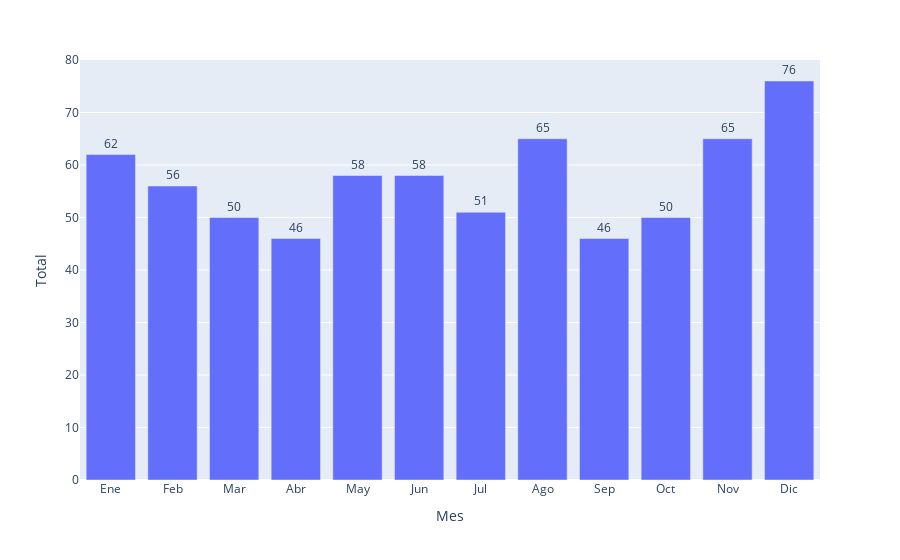

Source (notebook cell):
### Markdown cell above
Ocurren más accidentes entre las horas 5-7

### Code cell
df_homicidios_mes = df_homicidios[['ID', 'MM']].groupby('MM').count()
df_homicidios_mes = df_homicidios_mes.reset_index()
df_homicidios_mes.columns = ['Mes', 'Total']
fig = px.bar(df_homicidios_mes, x='Mes', y='Total')


meses = ['Ene', 'Feb', 'Mar', 'Abr', 'May', 'Jun', 'Jul', 'Ago', 'Sep', 'Oct', 'Nov', 'Dic']
fig.update_xaxes(tickvals=list(range(1, 13)), ticktext=meses)

fig.update_traces(text=df_homicidios_mes['Total'], textposition='outside')
fig.show()

### Figure 1 — Plotly figure (JSON) as saved in the notebook; plotly's stock layout.template omitted (floating-point values rounded to 4 significant figures)
{"data": [{"alignmentgroup": "True", "hovertemplate": "Mes=%{x}<br>Total=%{y}<extra></extra>", "legendgroup": "", "marker": {"color": "#636efa", "pattern": {"shape": ""}}, "name": "", "offsetgroup": "", "orientation": "v", "showlegend": false, "text": [62, 56, 50, 46, 58, 58, 51, 65, 46, 50, 65, 76], "textposition": "outside", "type": "bar", "x": [1, 2, 3, 4, 5, 6, 7, 8, 9, 10, 11, 12], "xaxis": "x", "y": [62, 56, 50, 46, 58, 58, 51, 65, 46, 50, 65, 76], "yaxis": "y"}], "layout": {"barmode": "relative", "legend": {"tracegroupgap": 0}, "margin": {"t": 60}, "xaxis": {"anchor": "y", "domain": [0, 1], "ticktext": ["Ene", "Feb", "Mar", "Abr", "May", "Jun", "Jul", "Ago", "Sep", "Oct", "Nov", "Dic"], "tickvals": [1, 2, 3, 4, 5, 6, 7, 8, 9, 10, 11, 12], "title": {"text": "Mes"}}, "yaxis": {"anchor": "x", "domain": [0, 1], "title": {"text": "Total"}}}}
